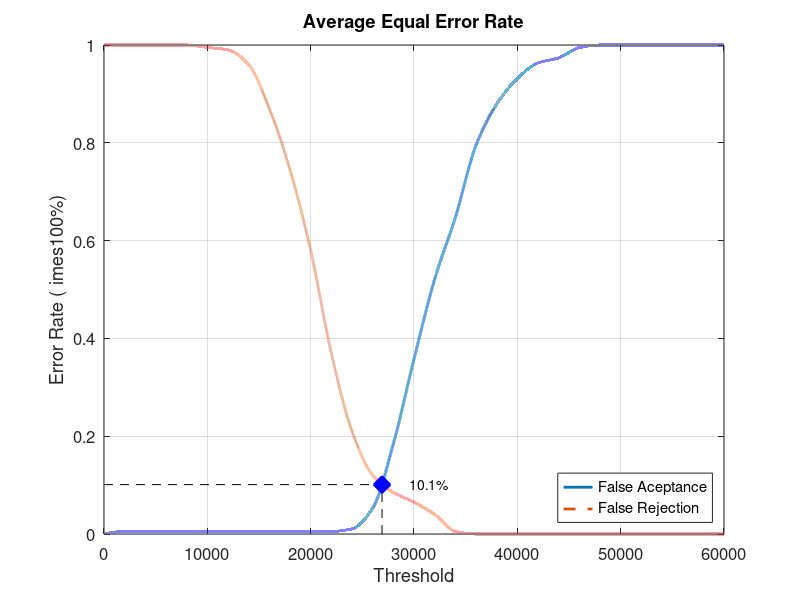
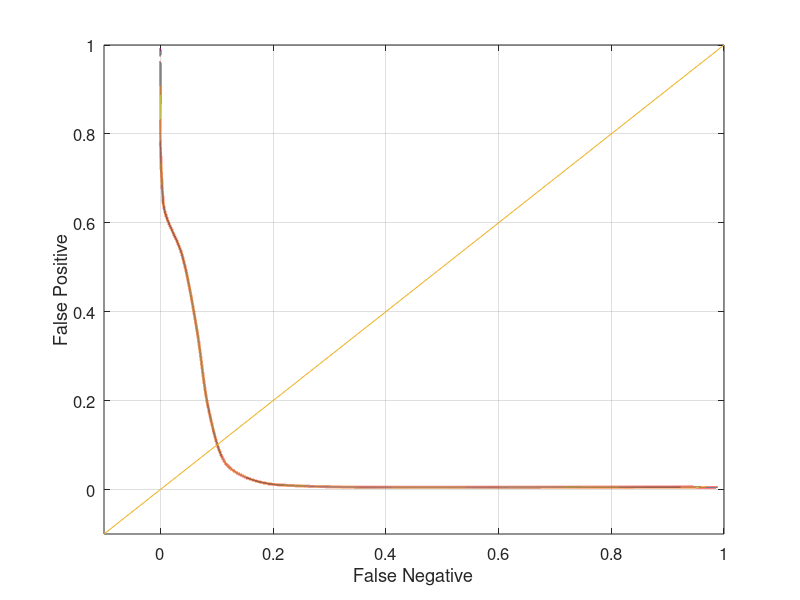

These figures' MATLAB source, in order:
close all;
clear;
clc;
x = 0:2000:60000;
xq = 0:0.5:60000;

y0 = [0 0.00526316 0.00526316 0.00526316 0.00526316 0.00526316 0.00526316 0.00526316 0.00526316 0.00526316 0.00526316 0.00526316 0.0105263 0.0526316 0.184211 0.357895 0.521053 0.647368 0.794737 0.878947 0.931579 0.963158 0.973684 0.994737 1 1 1 1 1 1 1]
yy0 = interp1(x, y0, xq, 'pchip');
y1 = [1 1 1 1 1 0.995 0.99 0.96 0.87 0.745 0.58 0.37 0.21 0.12 0.085 0.065 0.04 0.005 0 0 0 0 0 0 0 0 0 0 0 0 0]
yy1 = interp1(x, y1, xq, 'pchip');

% Calculating EER: 
y2 = abs(y0 - y1);
find(y2 == min(y2))
yy2 = abs(yy0 - yy1);
xEER = find(yy2 == min(yy2));
xEERIndex = xq(xEER) % X-axis EER
yEER = yy0(xEER) % Y-axis EER

main = figure
plot(xq, yy0,'-','LineWidth', 2);	hold on
plot(xq, yy1,'--','LineWidth', 2);	hold on
plot([xEERIndex xEERIndex], [0 yEER], 'k--');	hold on
plot([0 xEERIndex], [yEER yEER], 'k--');	hold on
plot(xEERIndex, yEER, 'bx', 'LineWidth', 10);	hold on
text(xEERIndex + 10 * xEERIndex / 100, yEER, [num2str(round((10000 * yEER)) / 100) '%'])
legend('False Aceptance', 'False Rejection', 'Location', 'SouthEast')
xlabel('Threshold')
ylabel('Error Rate (	imes100%)')
title('Average Equal Error Rate')
set(gca, 'FontSize', 12)
axis([0 60000 0 1])
grid on

print(main, 'Database3_1Main', '-dpng');
FNRxFPR = figure('Color', [1 1 1]);
plot(yy1, yy0, '-', yy1, yy0, 'LineWidth', 2);
hold on
y = -0.1:0.1:1
plot(y, y); 
set(gca, 'FontSize', 12)
xlabel('False Negative')
ylabel('False Positive')
axis([-0.1 1 -0.1 1])
set(gca, 'FontSize', 12)
grid on

print(FNRxFPR, 'Database3_1FNRxFPR','-dpng');
